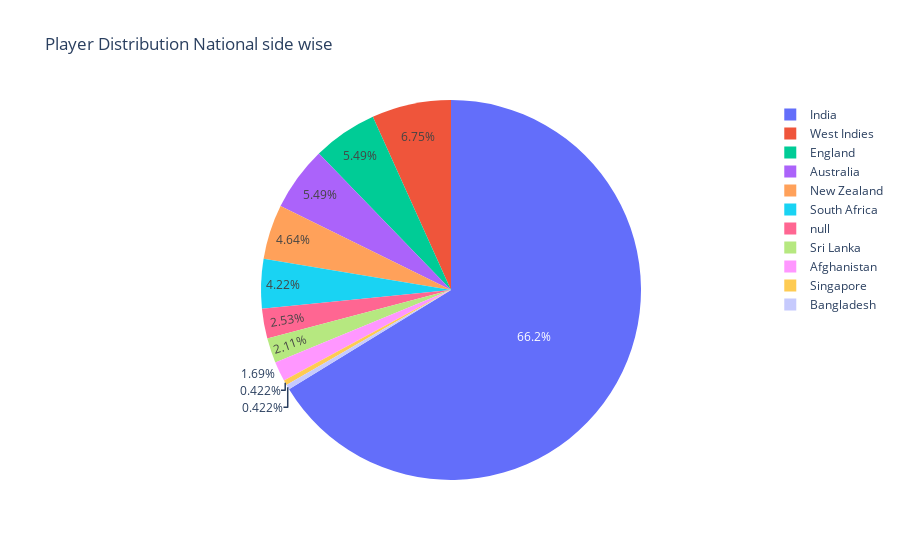

Notebook cell for this chart:
### Code cell
fig = px.pie(ipl, names='National Side',title='Player Distribution National side wise ')
fig.show()

### Figure 1 — Plotly figure (JSON) as saved in the notebook; plotly's stock layout.template omitted (floating-point values rounded to 4 significant figures; data arrays with more than 128 entries replaced by an {"elided": "..."} marker saying what was removed)
{"data": [{"domain": {"x": [0, 1], "y": [0, 1]}, "hovertemplate": "National Side=%{label}<extra></extra>", "labels": {"elided": "237 str values"}, "legendgroup": "", "name": "", "showlegend": true, "type": "pie"}], "layout": {"legend": {"tracegroupgap": 0}, "title": {"text": "Player Distribution National side wise "}}}
